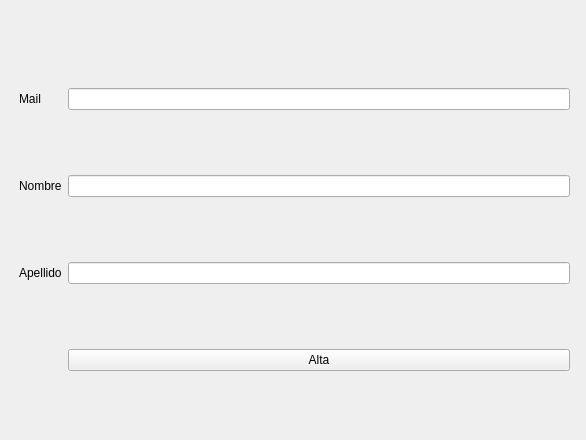
<?xml version="1.0" encoding="UTF-8"?>
<ui version="4.0">
 <class>Formulario</class>
 <widget class="QWidget" name="Formulario">
  <property name="geometry">
   <rect>
    <x>0</x>
    <y>0</y>
    <width>586</width>
    <height>440</height>
   </rect>
  </property>
  <property name="windowTitle">
   <string>Form</string>
  </property>
  <widget class="QWidget" name="gridLayoutWidget">
   <property name="geometry">
    <rect>
     <x>19</x>
     <y>29</y>
     <width>551</width>
     <height>401</height>
    </rect>
   </property>
   <layout class="QGridLayout" name="gridLayout">
    <item row="0" column="1">
     <widget class="QLineEdit" name="leMail"/>
    </item>
    <item row="2" column="0">
     <widget class="QLabel" name="lApellido">
      <property name="text">
       <string>Apellido</string>
      </property>
     </widget>
    </item>
    <item row="2" column="1">
     <widget class="QLineEdit" name="leApellido"/>
    </item>
    <item row="1" column="1">
     <widget class="QLineEdit" name="leNombre"/>
    </item>
    <item row="1" column="0">
     <widget class="QLabel" name="lNombre">
      <property name="text">
       <string>Nombre</string>
      </property>
     </widget>
    </item>
    <item row="0" column="0">
     <widget class="QLabel" name="lMail">
      <property name="text">
       <string>Mail</string>
      </property>
     </widget>
    </item>
    <item row="3" column="1">
     <widget class="QPushButton" name="Alta">
      <property name="text">
       <string>Alta</string>
      </property>
     </widget>
    </item>
   </layout>
  </widget>
 </widget>
 <resources/>
 <connections/>
</ui>
